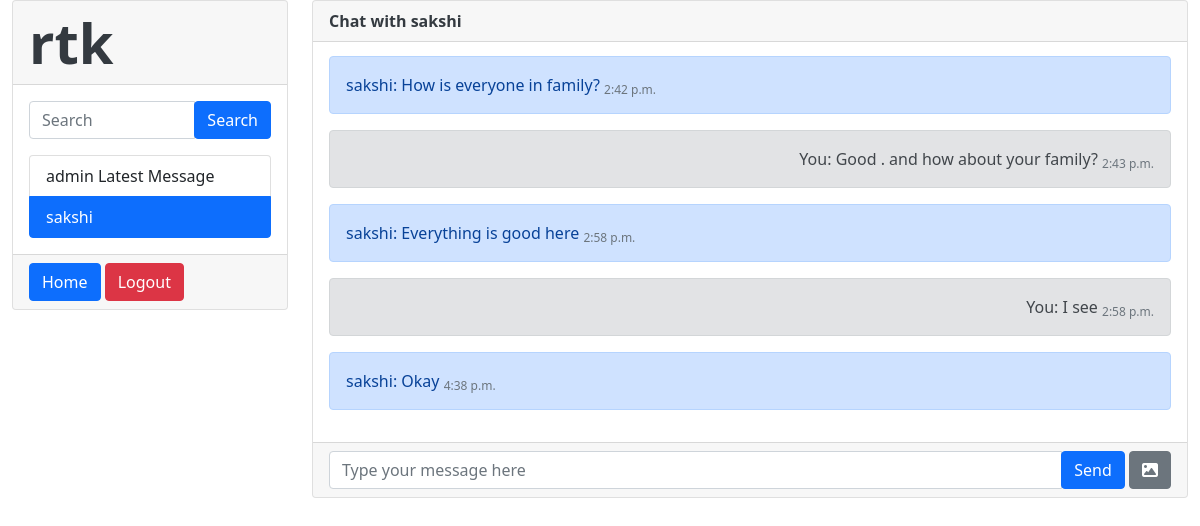
The page /3 (signed in) on the database its author committed.
### Chat/models.py (models this page shows, shortened)
class Message(models.Model):
    chat = models.ForeignKey(Chat, on_delete=models.CASCADE, related_name='messages')
    sender = models.ForeignKey(User, on_delete=models.CASCADE, related_name='sent_messages')
    content = models.TextField()
    timestamp = models.DateTimeField(auto_now_add=True)
    is_read = models.BooleanField(default=False)

### Chat/views.py (the view)
# urls.py: path('<int:pk>',views.message_view,name="message" ),
def message_view(request,pk):
    users = User.objects.exclude(pk=request.user.pk)
    receiver = User.objects.get(pk=pk)
    chat = Chat.objects.filter(participants=receiver).filter(participants=request.user).first()
    print(chat)
    context = {}
    if chat:
        messages = Message.objects.filter(chat=chat).order_by('-timestamp')
        unread_messages = messages.filter(is_read=False)
        unread_messages.update(is_read=True)
        paginator = Paginator(messages, 6)
        page_number = request.GET.get('page')
        messages = paginator.get_page(page_number)
        context = {
        'messages': messages,
        }
    print(context)
    return render(request,"Chat/message.html",{'users':users,'receiver':receiver,'message':context})

### Chat/models.py (called while the page is built)
    def __str__(self):
        participants_list = ', '.join(str(participant) for participant in self.participants.all())
        return f"Chat between: {participants_list}"

### Chat/templates/Chat/message.html (shortened to what this page needs)
{% load static %}
<!DOCTYPE html>
<html lang="en">
<head>
  <link rel="stylesheet" href="{% static 'Chat/css/bootstrap.css' %}">
  <link rel="stylesheet" href="{% static 'Chat/css/style.css' %}">
  <link rel="stylesheet" href="https://cdnjs.cloudflare.com/ajax/libs/font-awesome/6.5.1/css/all.min.css"
 />
</head>
<body>
  <div class="container-fluid">
    <div class="row">
      <div class="col-md-3">
        <div class="card">
          <div class="card-header font-weight-bold display-4">
            {{request.user}}
          </div>
          <div class="card-body user-list">
            <form class="mb-3">
              <div class="input-group">
                <input type="text" class="form-control" placeholder="Search">
                <div class="input-group-append">
                  <button class="btn btn-primary" type="submit">Search</button>
                </div>
              </div>
            </form>
            <div class="list-group">
              {% for user in users %}
              {% if user == receiver %}
              <a href="{% url 'message' user.pk %}" class="list-group-item list-group-item-action active">
                {{user}}
              </a>
              {% else %}
              <a href="{% url 'message' user.pk %}" class="list-group-item list-group-item-action">
                  {{user}}
                  <span class="float-right">Latest Message</span>
                </a>
                {% endif %}
              {% endfor %}
            </div>
          </div>
          <div class="card-footer">
            <a href="{% url 'home' %}" class="btn btn-primary btn-block">Home</a>
            <a href="{% url 'logout' %}" class="btn btn-danger btn-block">Logout</a>
        </div>
        </div>
      </div>
      <div class="col-md-9">
        <div class="card">
          <div class="card-header">
            Chat with {{receiver}}
          </div>
          <div class="card-body chat-messages" id="chatMessages">
            {% for msg in message.messages %}
            <div id="messages_box">
              {% if msg.sender == receiver %}
            <div class="alert alert-primary message-left" role="alert">
              {{receiver}}: {{msg.content}}
              <sub class="text-muted">{{ msg.timestamp|time }}</sub>
            </div>
            {% else %}
            <div class="alert alert-secondary message-right" role="alert">
              You: {{msg.content}}
              <sub class="text-muted">{{ msg.timestamp|time }}</sub>
            </div>
            {% endif %}
          </div>
            {% endfor %}
          </div>
          <div class="card-footer">
            <form id="messageForm" autocomplete="off">
              <div class="input-group">
                  <input id="messageInput" type="text" class="form-control" placeholder="Type your message here">
                  <div class="input-group-append">
                      <button class="btn btn-primary" type="submit">Send</button>
                      <label for="imageInput" class="btn btn-secondary">
                        <i class="fa-solid fa-image"></i>
                      </label>
                  </div>
              </div>
          </form>
          </div>
        </div>
      </div>
    </div>
  </div>
</body>
</html>

### Chat/static/Chat/css/style.css (style rules this page uses)
.message-right { text-align: right; width:100%; }
.chat-messages { height: 400px; overflow-y: auto; display: flex; flex-direction: column-reverse; }
.user-list { max-height: calc(100vh - 100px); overflow-y: auto; }
.card-header { font-weight: bold; color: #343a40; }

### rows shown on the page
Message: content "Okay", timestamp "4:38 p.m."
Message: content "I see", timestamp "2:58 p.m."
Message: content "Everything is good here", timestamp "2:58 p.m."
Message: content "Good . and how about your family?", timestamp "2:43 p.m."
Message: content "How is everyone in family?", timestamp "2:42 p.m."

### other values the page prints
{{ request.user }} "rtk"
{{ user }} "admin"
{{ user }} "sakshi"
{{ receiver }} "sakshi"
